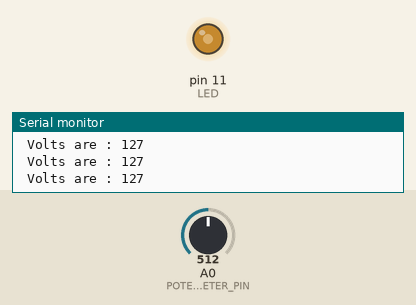
A sketch run on a simulated Arduino Uno, built with avr-gcc and run on an emulated ATmega328P. On the bench: output pins drawn as LEDs (lit = HIGH), the last lines printed to the serial monitor. The inputs (shaded band) are chosen by the test bench; at power-on: A0 (POTENTIOMETER_PIN) = 512.

Above: at 1.2 s.
1.3 s: A0 (POTENTIOMETER_PIN) set to 716
At 2.5 s:
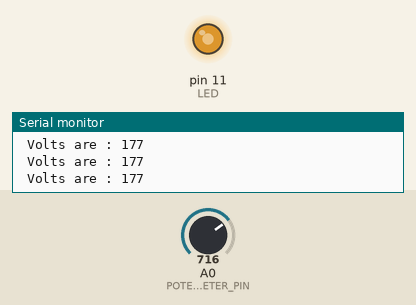
2.8 s: A0 (POTENTIOMETER_PIN) set to 421
At 3.1 s:
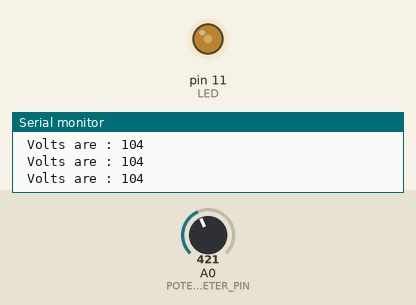
4.3 s: A0 (POTENTIOMETER_PIN) set to 392
At 4.8 s:
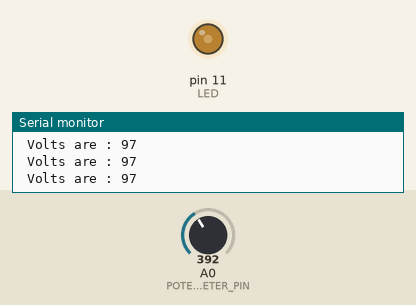
5.8 s: A0 (POTENTIOMETER_PIN) set to 122
At 6.9 s:
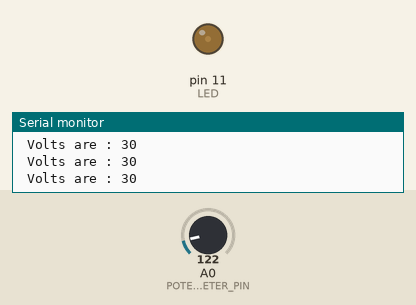
7.3 s: A0 (POTENTIOMETER_PIN) set to 900
At 8.5 s:
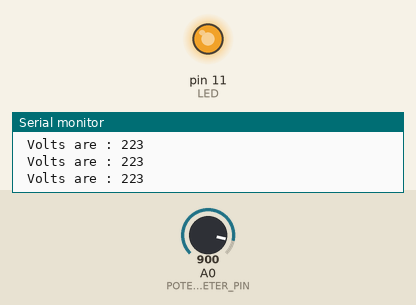
8.8 s: A0 (POTENTIOMETER_PIN) set to 43
At 10.0 s:
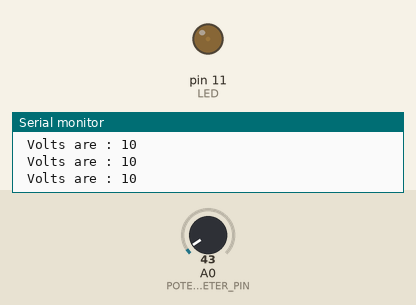
10.3 s: A0 (POTENTIOMETER_PIN) set to 36
Timing chart, 0 to 12.8 s (numbered marks = the images above; inputs shaded):
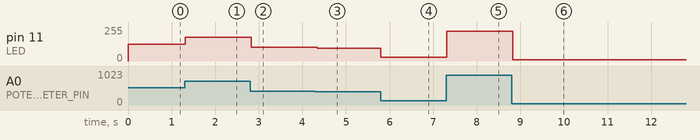

Measured:
- after the input at 1.3 s, pin 11 (LED): 127/255 → 177/255 at once
- after the input at 2.8 s, pin 11 (LED): 177/255 → 104/255 at once
- after the input at 4.3 s, pin 11 (LED): 104/255 → 97/255 at once
- after the input at 5.8 s, pin 11 (LED): 97/255 → 30/255 at once
- after the input at 7.3 s, pin 11 (LED): 30/255 → 223/255 at once
- after the input at 8.8 s, pin 11 (LED): 223/255 → 10/255 at once
- after the input at 10.3 s, pin 11 (LED): 10/255 → 8/255 at once

The sketch:

Potemtiometer.ino
```cpp
#define POTENTIOMETER_PIN A0
const int LED =11;


void setup() {
  pinMode(LED,OUTPUT);
  Serial.begin(9600);
  // put your setup code here, to run once:
}

void loop()
 {

  int data = analogRead(POTENTIOMETER_PIN);
  int volts = map(data, 0, 1023, 0, 254);
  analogWrite(LED,volts);
  Serial.print(" Volts are : ");
  Serial.println(volts);
 /*Serial.print(" Potentiometer at : ");
  Serial.print(percentage);
  Serial.println("%");*/
  delay(50);

  // put your main code here, to run repeatedly:
}
```
